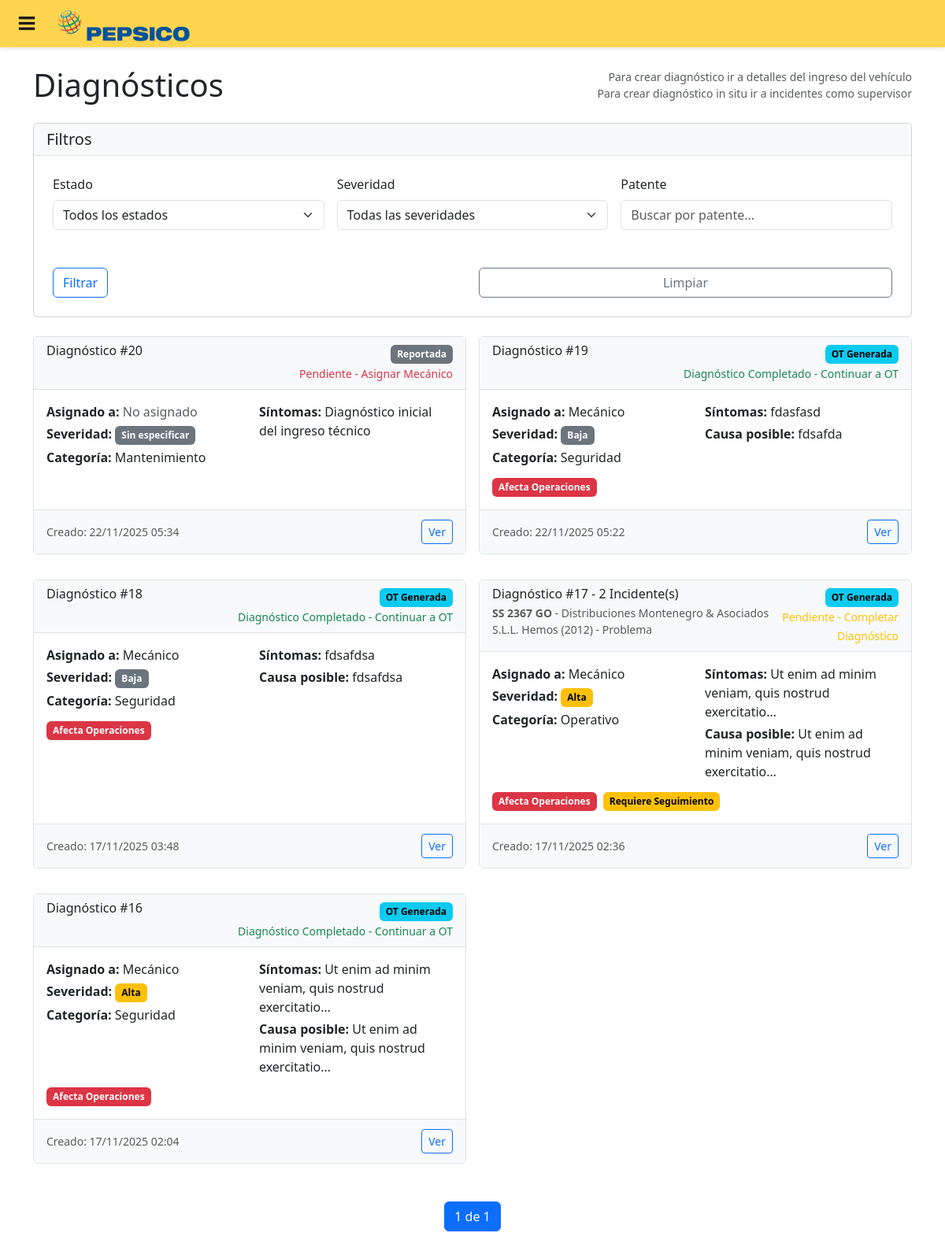
Before: /diagnostics/ (signed in) with the older database file.
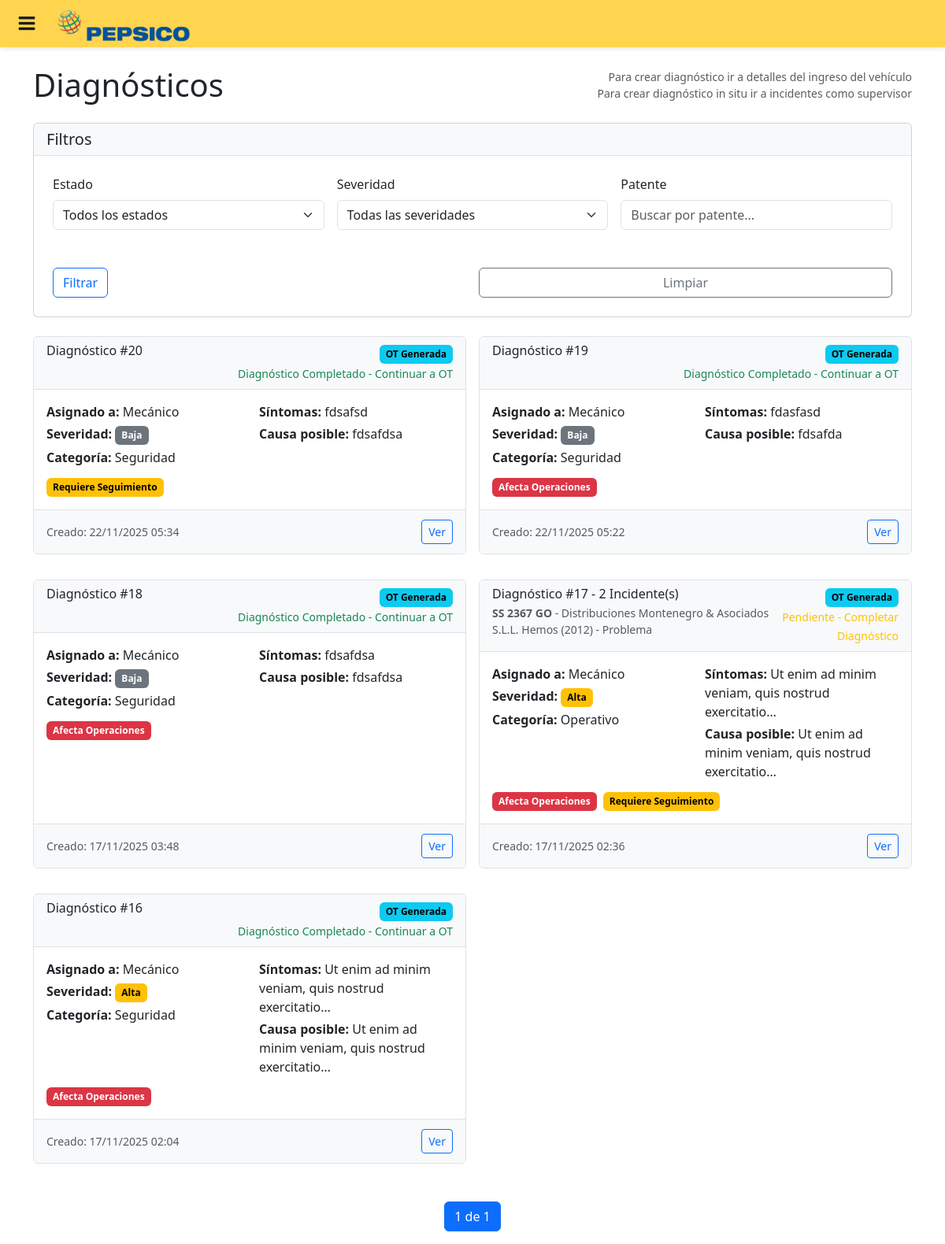
After: the same page with the newer database file.
### documents/models.py (models this page shows, shortened)
class Diagnostics(models.Model):
    DIAGNOSTIC_METHODS = [
        ('Visual', 'Visual'),
        ('Instrumentos', 'Con Instrumentos'),
        ('Prueba', 'Prueba de Funcionamiento'),
        ('Otro', 'Otro'),
    ]
    incidents = models.ManyToManyField(
        Incident, db_column='incident_ids', related_name='diagnostics', blank=True,
        help_text='Incidentes asociados a este diagnóstico')
    incident = models.ForeignKey(
        Incident, on_delete=models.CASCADE, db_column='incident_id', null=True, blank=True, related_name='legacy_diagnostics')
    severity = models.CharField(max_length=20, choices=Incident.SEVERITY_LEVELS, null=True, blank=True)
    category = models.CharField(max_length=50, choices=Incident.CATEGORIES, null=True, blank=True)
    symptoms = models.TextField(null=True, blank=True)
    possible_cause = models.TextField(null=True, blank=True)
    route = models.ForeignKey(
        Route, on_delete=models.SET_NULL, db_column='route_id', null=True, blank=True, related_name='diagnostics')
    status = models.CharField(max_length=30, choices=Incident.STATUS_CHOICES, default='Reportada')
    assigned_to = models.ForeignKey(
        FlotaUser, on_delete=models.SET_NULL, db_column='assigned_to_id', null=True, blank=True, related_name='assigned_diagnostics')
    resolved_at = models.DateTimeField(null=True, blank=True)
    resolution_notes = models.TextField(null=True, blank=True)
    estimated_resolution_time = models.CharField(max_length=50, null=True, blank=True)
    resolution_type = models.CharField(max_length=50, choices=Incident.RESOLUTION_TYPES, null=True, blank=True)
    auto_resolved = models.BooleanField(default=False)
    resolution_source = models.CharField(max_length=50, choices=Incident.RESOLUTION_SOURCES, null=True, blank=True)
    affects_operation = models.BooleanField(default=False)
    follow_up_required = models.BooleanField(default=False)
    related_schedule = models.ForeignKey(
        MaintenanceSchedule, on_delete=models.SET_NULL, db_column='related_schedule_id', null=True, blank=True, related_name='diagnostics')
    related_ingreso = models.ForeignKey(
        Ingreso, on_delete=models.SET_NULL, db_column='related_ingreso_id', null=True, blank=True, related_name='diagnostics')
    related_work_order = models.ForeignKey(
        WorkOrder, on_delete=models.SET_NULL, db_column='related_work_order_id', null=True, blank=True, related_name='diagnostics')
    diagnostic_started_at = models.DateTimeField(null=True, blank=True)
    diagnostic_completed_at = models.DateTimeField(null=True, blank=True)
    diagnostic_by = models.ForeignKey(
        FlotaUser, on_delete=models.SET_NULL, db_column='diagnostic_by_id', null=True, blank=True, related_name='diagnosed_incidents')
    diagnostic_method = models.CharField(max_length=50, choices=DIAGNOSTIC_METHODS, null=True, blank=True)
    parts_needed = models.TextField(null=True, blank=True)
    estimated_cost = models.DecimalField(max_digits=10, decimal_places=2, null=True, blank=True)
    photos_taken = models.BooleanField(default=False)
    requires_specialist = models.BooleanField(default=False)
    environmental_conditions = models.CharField(max_length=200, null=True, blank=True)
    location = models.CharField(max_length=200, null=True, blank=True, help_text='Ubicación donde se realizó el diagnóstico (para diagnósticos in situ)')
    diagnostics_created_at = models.DateTimeField(auto_now_add=True)
    diagnostics_updated_at = models.DateTimeField(auto_now=True)
    diagnostics_created_by = models.ForeignKey(
        FlotaUser, on_delete=models.SET_NULL, db_column='diagnostics_created_by_id', null=True, blank=True, related_name='created_diagnostics')
    diagnostics_updated_by = models.ForeignKey(
        FlotaUser, on_delete=models.SET_NULL, db_column='diagnostics_updated_by_id', null=True, blank=True, related_name='updated_diagnostics')
    class Meta:
        db_table = 'Diagnostics'

class FlotaUser(models.Model):
    id_user = models.AutoField(primary_key=True)
    user = models.OneToOneField(User, on_delete=models.CASCADE, related_name='flotauser')
    name = models.CharField(max_length=100)
    role = models.ForeignKey(
        Role, on_delete=models.CASCADE, db_column='role_id')
    patent = models.ForeignKey(
        Vehicle, on_delete=models.CASCADE, db_column='patent')
    status = models.ForeignKey(
        UserStatus, on_delete=models.CASCADE, db_column='status_id')
    observations = models.TextField()
    gpid = models.CharField(max_length=20)
    class Meta:
        db_table = 'FlotaUsers'

### diagnostics/views.py (the view)
# urls.py: path('', views.diagnostics_list, name='diagnostics_list'),
@login_required
def diagnostics_list(request):
    if hasattr(request.user, 'flotauser'):
        user_role = request.user.flotauser.role.name
        if user_role == 'Mecánico':
            diagnostics = Diagnostics.objects.filter(assigned_to=request.user.flotauser)
        elif user_role == 'Jefe de taller':
            diagnostics = Diagnostics.objects.all()
        elif user_role in ['Supervisor', 'Jefe de Flota']:
            diagnostics = Diagnostics.objects.all()
        elif user_role == 'Recepcionista de Vehículos':
            diagnostics = Diagnostics.objects.filter(
                Q(diagnostics_created_by=request.user.flotauser) |  # Diagnósticos que creó
                Q(status__in=['Diagnostico_In_Situ', 'OT_Generada', 'Resuelta'])  # Diagnósticos trabajados por otros
            )
        else:
            diagnostics = Diagnostics.objects.filter(
                Q(incidents__reported_by=request.user.flotauser) |
                Q(diagnostics_created_by=request.user.flotauser) |
                Q(incidents__vehicle=request.user.flotauser.patent) if hasattr(request.user.flotauser, 'patent') and request.user.flotauser.patent else Q()
            )
    else:
        diagnostics = Diagnostics.objects.none()
    status_filter = request.GET.get('status')
    severity_filter = request.GET.get('severity')
    patent_filter = request.GET.get('patent')
    if status_filter:
        diagnostics = diagnostics.filter(status=status_filter)
    if severity_filter:
        diagnostics = diagnostics.filter(severity=severity_filter)
    if patent_filter:
        diagnostics = diagnostics.filter(
            Q(incident__vehicle__patent__icontains=patent_filter) |
            Q(incidents__vehicle__patent__icontains=patent_filter)
        )
    diagnostics = diagnostics.select_related(
        'incident', 'incident__vehicle', 'incident__vehicle__type', 'assigned_to', 'incident__reported_by', 'diagnostics_created_by'
    ).prefetch_related(
        'incidents', 'incidents__vehicle', 'incidents__reported_by'
    ).order_by('-diagnostics_created_at').distinct()
    paginator = Paginator(diagnostics, 12)  # 12 diagnósticos por página
    page = request.GET.get('page')
    try:
        diagnostics = paginator.page(page)
    except PageNotAnInteger:
        diagnostics = paginator.page(1)
    except EmptyPage:
        diagnostics = paginator.page(paginator.num_pages)
    for diagnostic in diagnostics:
        unique_vehicles = []
        seen_vehicles = set()
        for incident in diagnostic.incidents.all():
            if incident.vehicle.patent not in seen_vehicles:
                unique_vehicles.append(incident.vehicle)
                seen_vehicles.add(incident.vehicle.patent)
        if diagnostic.incident and diagnostic.incident.vehicle.patent not in seen_vehicles:
            unique_vehicles.append(diagnostic.incident.vehicle)
        diagnostic.unique_vehicles = unique_vehicles
        if diagnostic.assigned_to and (diagnostic.diagnostic_completed_at or diagnostic.diagnostic_by):
            diagnostic.completion_status = 'completed'
            diagnostic.completion_text = 'Diagnóstico Completado - Continuar a OT'
        elif diagnostic.assigned_to:
            diagnostic.completion_status = 'pending_completion'
            diagnostic.completion_text = 'Pendiente - Completar Diagnóstico'
        else:
            diagnostic.completion_status = 'pending_assignment'
            diagnostic.completion_text = 'Pendiente - Asignar Mecánico'
    context = {
        'diagnostics': diagnostics,
        'status_choices': Diagnostics._meta.get_field('status').choices,
        'severity_choices': Diagnostics._meta.get_field('severity').choices,
    }
    return render(request, 'diagnostics/diagnostics_list.html', context)

### diagnostics/templates/diagnostics/diagnostics_list.html (shortened to what the changed rows need)
{% extends 'base.html' %}
{% load static %}
{% block static %}
<link rel="stylesheet" href="{% static 'diagnostics/css/diagnostics_list.css' %}">
{% endblock %}
{% block content %}
<div class="container mt-4">
  <div class="row">
    <div class="col-12">
      <div class="d-flex justify-content-between align-items-center mb-4">
        <h1 class="mb-0">
           Diagnósticos
        </h1>
      </div>
      {% if diagnostics %}
        <div class="diagnostics-grid">
          {% for diagnostic in diagnostics %}
          <div class="diagnostic-card card mb-3">
            <div class="card-header">
              <div class="d-flex justify-content-between align-items-start">
                <div>
                  <h6 class="mb-1">
                    Diagnóstico #{{ diagnostic.id }}
                  </h6>
                </div>
                <div class="text-end">
                  <span class="badge bg-{% if diagnostic.status == 'Resuelta' %}success{% elif diagnostic.status == 'Diagnostico_In_Situ' %}warning{% elif diagnostic.status == 'OT_Generada' %}info{% else %}secondary{% endif %}">
                    {{ diagnostic.get_status_display }}
                  </span>
                  <br><small class="{% if diagnostic.completion_status == 'completed' %}text-success{% elif diagnostic.completion_status == 'pending_completion' %}text-warning{% else %}text-danger{% endif %}">
                    {{ diagnostic.completion_text }}
                  </small>
                </div>
              </div>
            </div>
            <div class="card-body">
              <div class="row">
                <div class="col-md-6">
                  <p class="mb-1">
                    <strong>Asignado a:</strong>
                    {% if diagnostic.assigned_to %}
                      {{ diagnostic.assigned_to.name }}
                    {% else %}
                      <span class="text-muted">No asignado</span>
                    {% endif %}
                  </p>
                  <p class="mb-1">
                    <strong>Severidad:</strong>
                    <span class="badge bg-{% if diagnostic.severity == 'Critica' %}danger{% elif diagnostic.severity == 'Alta' %}warning{% elif diagnostic.severity == 'Media' %}info{% else %}secondary{% endif %}">
                      {{ diagnostic.get_severity_display|default:"No especificada" }}
                    </span>
                  </p>
                  <p class="mb-1">
                    <strong>Categoría:</strong> {{ diagnostic.get_category_display|default:"No especificada" }}
                  </p>
                </div>
                <div class="col-md-6">
                  {% if diagnostic.symptoms %}
                    <p class="mb-1">
                      <strong>Síntomas:</strong> {{ diagnostic.symptoms|truncatechars:50 }}
                    </p>
                  {% endif %}
                  {% if diagnostic.possible_cause %}
                    <p class="mb-1">
                      <strong>Causa posible:</strong> {{ diagnostic.possible_cause|truncatechars:50 }}
                    </p>
                  {% endif %}
                </div>
              </div>
              {% if diagnostic.affects_operation or diagnostic.follow_up_required %}
              <div class="mt-2">
                {% if diagnostic.follow_up_required %}
                  <span class="badge bg-warning">Requiere Seguimiento</span>
                {% endif %}
              </div>
              {% endif %}
            </div>
            <div class="card-footer">
              <div class="d-flex justify-content-between align-items-center">
                <small class="text-muted">
                  Creado: {{ diagnostic.diagnostics_created_at|date:"d/m/Y H:i" }}
                </small>
                <div>
                  <a href="{% url 'diagnostics:diagnostics_detail' diagnostic.id %}" class="btn btn-sm btn-outline-primary">
                     Ver
                  </a>
                </div>
              </div>
            </div>
          </div>
          {% endfor %}
        </div>
      {% endif %}
    </div>
  </div>
</div>
{% endblock %}

Changed rows visible on the page:
changed Diagnostics id 20: status "Reportada" → "OT Generada"; completion_text "Pendiente - Asignar Mecánico" → "Diagnóstico Completado - Continuar a OT"; assigned_to.name (not shown) → "Mecánico"; severity "Sin especificar" → "Baja"; category "Mantenimiento" → "Seguridad"; symptoms "Diagnóstico inicial del ingreso técnico" → "fdsafsd"; possible_cause (not shown) → "fdsafdsa"; follow_up_required False → True (drawn); no longer shows "No asignado"
